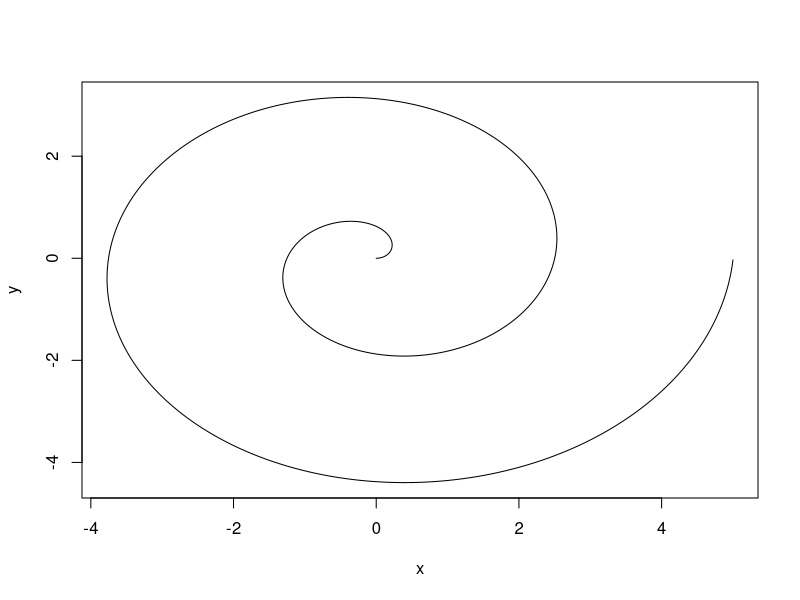

Write the R code that produced this figure.
## ---- chunk 1
# Define the angle of the spiral (polar coords)
# go around two full times (2*pi = one revolution)
theta <- seq(0, 4*pi, .01) 
# Define the distance from the origin of the spiral
# Needs to have the same length as theta
r <- seq(0, 5, length.out = length(theta))

# Now define x and y in cartesian coordinates
x <- r * cos(theta)
y <- r * sin(theta)

plot(x, y, type = "l")
